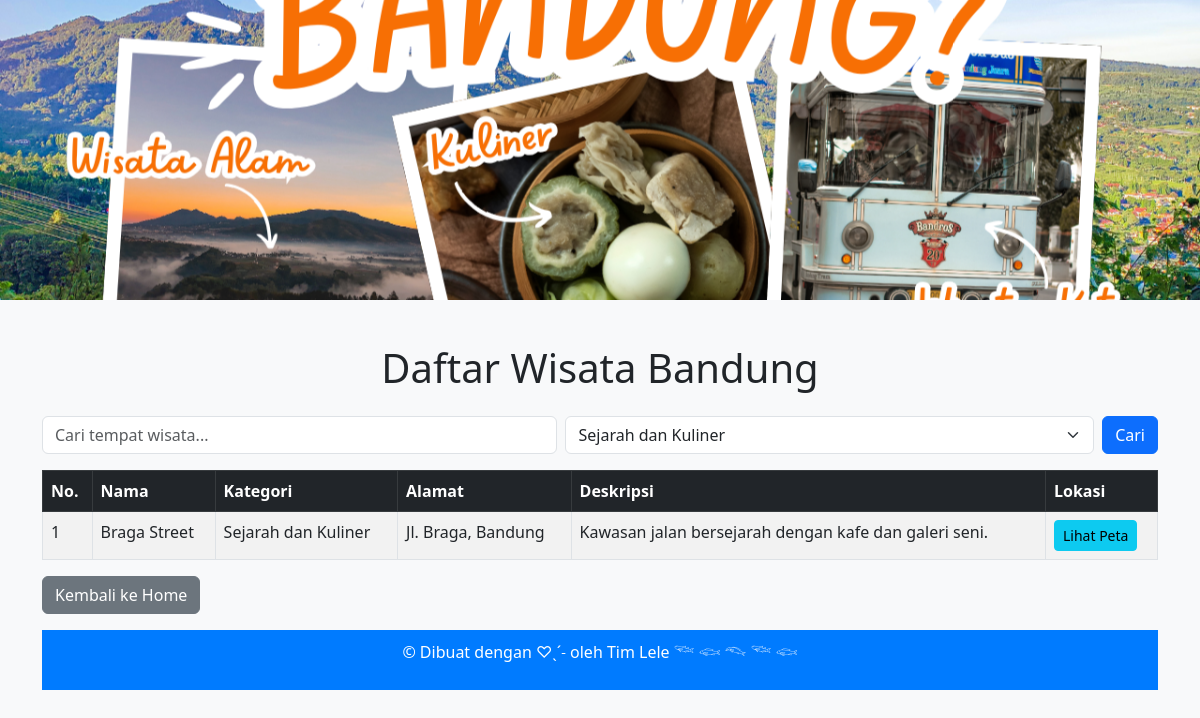
The app's page /index1.php?category=Sejarah dan Kuliner with its own data.
### tables this page shows
CREATE TABLE `tempat_wisata` (
  `id` int(11) NOT NULL,
  `nama` varchar(255) NOT NULL,
  `kategori` varchar(100) NOT NULL,
  `deskripsi` text NOT NULL,
  `alamat` varchar(255) NOT NULL,
  `latitude` decimal(10,8) NOT NULL,
  `longitude` decimal(11,8) NOT NULL
);

### index1.php (the view, shortened to what this page needs)
<?php
include_once "koneksi.php";
$search = isset($_GET['search']) ? mysqli_real_escape_string($conn, $_GET['search']) : '';
$selected_category = isset($_GET['category']) ? mysqli_real_escape_string($conn, $_GET['category']) : '';
$category_query = "SELECT DISTINCT kategori FROM tempat_wisata";
$category_result = mysqli_query($conn, $category_query);
$query = "SELECT * FROM tempat_wisata";
$conditions = [];
if (!empty($selected_category)) {
    $conditions[] = "kategori = '$selected_category'";
}
if (count($conditions) > 0) {
    $query .= " WHERE " . implode(' AND ', $conditions);
}
$result = mysqli_query($conn, $query);
?>
<!DOCTYPE html>
<html lang="en">
<head>
  <link href="https://cdn.jsdelivr.net/npm/bootstrap@5.3.0-alpha3/dist/css/bootstrap.min.css" rel="stylesheet">
</head>
<body class="bg-light">
  <div class="slideshow-container">
    <img src="img/wisata2.png" alt="Gambar 2">
  </div>
  <div class="container py-4">
    <h1 class="text-center mb-4">Daftar Wisata Bandung</h1>
    <form method="GET" action="index1.php" class="d-flex mb-3">
        <input type="text" name="search" class="form-control me-2" placeholder="Cari tempat wisata..." value="<?= htmlspecialchars($search) ?>">
        <select name="category" class="form-select me-2">
            <?php while ($category_row = mysqli_fetch_assoc($category_result)): ?>
                <option value="<?= htmlspecialchars($category_row['kategori']) ?>" <?= $selected_category == $category_row['kategori'] ? 'selected' : '' ?>>
                    <?= htmlspecialchars($category_row['kategori']) ?>
                </option>
            <?php endwhile; ?>
        </select>
        <button type="submit" class="btn btn-primary">Cari</button>
    </form>
    <div class="table-wrapper">
        <table class="table table-striped table-bordered">
            <thead class="table-dark">
                <tr>
                    <th>No.</th>
                    <th>Nama</th>
                    <th>Kategori</th>
                    <th>Alamat</th>
                    <th>Deskripsi</th>
                    <th>Lokasi</th>
                </tr>
            </thead>
            <tbody>
                <?php
                if ($result && mysqli_num_rows($result) > 0) {
                    $no = 1;
                    while ($row = mysqli_fetch_assoc($result)) {
                        echo "<tr>
                                <td>{$no}</td>
                                <td>{$row['nama']}</td>
                                <td>{$row['kategori']}</td>
                                <td>{$row['alamat']}</td>
                                <td>{$row['deskripsi']}</td>
                                <td><a href='peta.php?id={$row['id']}' class='btn btn-info btn-sm'>Lihat Peta</a></td>
                          </tr>";
                    $no++;
                }
            } else {
                echo "<tr><td colspan='6' class='text-center'>Tidak ada data ditemukan.</td></tr>";
            }
            ?>
        </tbody>
    </table>
    <a href="index.php" class="btn btn-secondary mb-3">Kembali ke Home</a>
</div>
<?php include 'footer.php'; ?>
</body>
</html>

### index1.php (style rules this page uses)
.slideshow-container { position: relative; width: 100%; height: 300px; overflow: hidden; margin-bottom: 20px; }
.slideshow-container img { width: 100%; height: 100%; object-fit: cover; position: absolute; animation: fade 10s infinite; }
.slideshow-container img:nth-child(2) { animation-delay: 3s; }
.table-wrapper { max-height: 600px; overflow-y: auto; width: 100%; max-width: 100%; }

### records on screen
tempat_wisata: nama "Braga Street", kategori "Sejarah dan Kuliner", alamat "Jl. Braga, Bandung", deskripsi "Kawasan jalan bersejarah dengan kafe dan galeri seni."

### other values on screen
form field category "Sejarah dan Kuliner"
